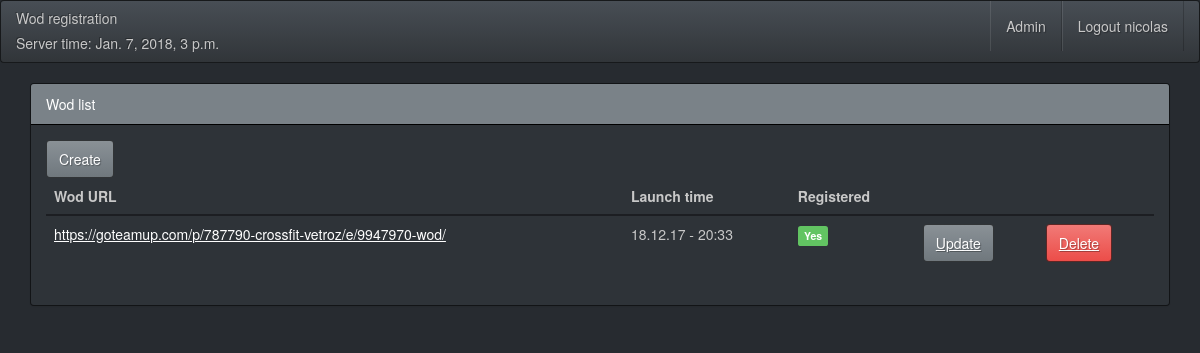
The app's page / (signed in) with its own data.
### main/models.py (models this page shows, shortened)
class Wod(TimeStampedModel):
    uuid = models.UUIDField(default=uuid.uuid4, editable=False)
    user = models.ForeignKey(User)
    wod_url = models.CharField(max_length=100)
    launch_time = models.DateTimeField(default=None, null=True, blank=True)
    launched = models.BooleanField(default=False)

### main/views.py (the view)
# urls.py: url(r'^$', main.views.WodListView.as_view(), name='wod-list-view'),
@method_decorator(login_required, name='dispatch')
class WodListView(ListView):
    model = Wod
    template_name = "wod_list.html"
    def get_queryset(self):
        return Wod.objects.filter(user=self.request.user)

### teamup_booking/context_processors.py (called while the page is built)
def server_info(request):
    now = timezone.localtime()
    return {"SERVER_TIME" : now}

### main/templates/wod_list.html (shortened to what this page needs)
{% extends "base.html" %}
{% load bootstrap3 %}
{% load tz %}
{% block content %}
<div class="panel panel-primary">
  <div class="panel-heading">Wod list</div>
  <div class="panel-body">
      <a href="{% url "wod-create-view" %}" class="btn btn-primary">Create</a>
      <table class="table">
        <thead>
          <th>Wod URL</th>
          <th>Launch time</th>
          <th>Registered</th>
          <th></th>
          <th></th>
        </thead>
        {% for entry in object_list  %}
          <tr>
            <td> <a href="{{ entry.wod_url }}">{{ entry.wod_url }}</a></td>
            <td>{{ entry.launch_time|localtime|date:"d.m.y - H:i" }}</td>
            <td>{% if entry.launched %} <span class="label label-success"> Yes </span> {% else %} <span class="label label-danger"> No </span>{% endif %}</td>
            <td><a href="{% url "wod-update-view" entry.pk %}" class="btn btn-primary">Update</a></td>
            <td><a href="{% url "wod-delete-view" entry.pk %}" class="btn btn-danger">Delete</a></td>
          </tr>
        {% endfor %}
      </table>
    </div>
  </div>
  </div>
</div>
{% endblock %}

### main/templates/base.html (shortened to what this page needs)
{% load bootstrap3 %}
{% load staticfiles %}
{% load tz %}
<!DOCTYPE html>
<html lang="en">
  <head>
    <link rel="stylesheet" href="{% static 'css/bootstrap.min.css' %}">
    <link rel="stylesheet" href="{% static 'css/jquery-ui.css' %}">
    <link rel="stylesheet" href="{% static 'css/jquery-ui-timepicker-addon.css' %}">
    <link rel="stylesheet" href="{% static 'css/theme.css' %}"  >
  </head>
  <body>
    <nav class="navbar navbar-default">
      <div class="container-fluid">
        <div class="navbar-header">
          <h5>Wod registration</h5>
          <h5>Server time: {{ SERVER_TIME|localtime }}</h5>
        </div>
        <div class="navbar-collapse collapse">
          <ul class="nav navbar-nav navbar-right">
            {% if request.user.is_staff %}
            <li> <a href="{% url 'admin:index' %}">Admin</a> </li>
            {% endif %}
            <li>
              <a href="{% url 'logout' %}?next=/"> Logout {{ request.user.username }}</a>
          </ul>
        </div>
      </div>
    </nav>
    <div class="container">
      <div class="row">
        <div class="col-md-12">
          {% block content %}
          {% endblock %}
        </div>
  </body>
</html>

### records on screen
Wod: wod_url "https://goteamup.com/p/787790-crossfit-vetroz/e/9947970-wod/", launch_time "18.12.17 - 20:33", launched "Yes"

### other values on screen
{{ SERVER_TIME|localtime }} "Jan. 7, 2018, 3 p.m."
{{ request.user.username }} "nicolas"
